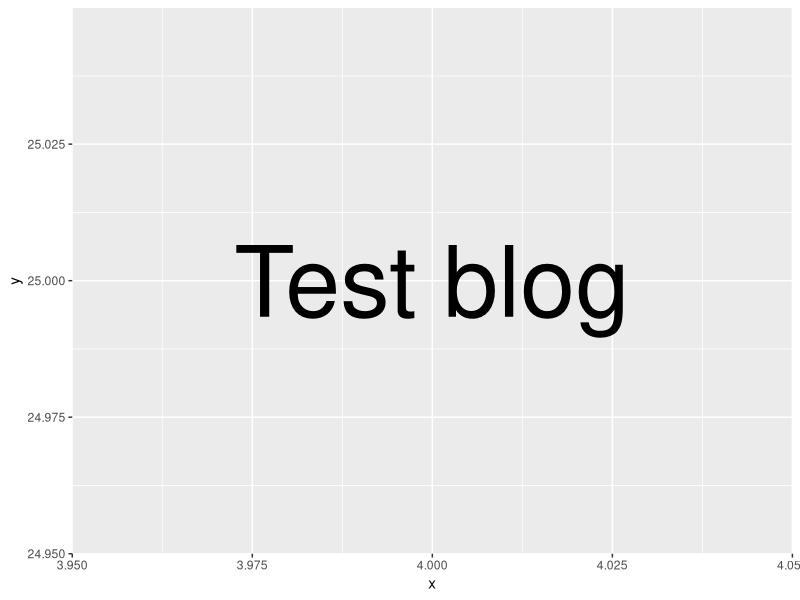

This figure's R source:
## ---- chunk 1
suppressPackageStartupMessages({
  library(ggplot2, warn.conflicts = FALSE)
})

## ---- chunk 2
#| classes: preview-image

ggplot() + 
  annotate(
  "text",
  x = 4,
  y = 25,
  label = "Test blog",
  size = 25
)
